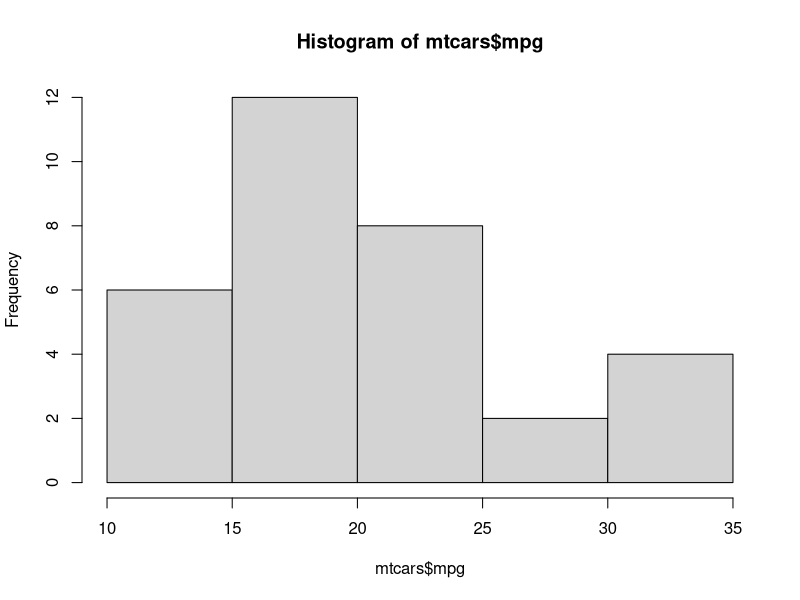
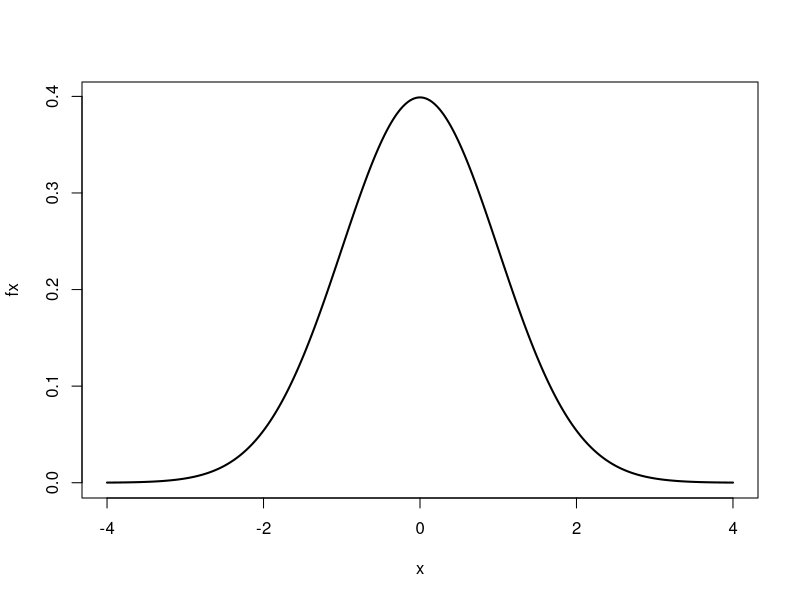
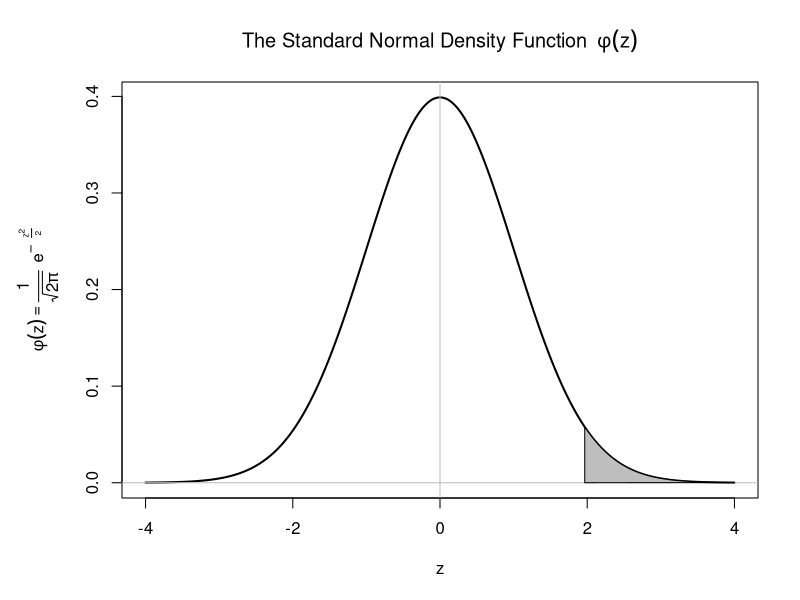

The R source for these figures, in order: (Note: this script raises an error after producing the figures.)
#1. Data types

a <- 42
b <- "universe"
c <- FALSE
d <- 1:10
mtcars[1:10,]

class(a)
class(c)

#2. Objects

B=matrix(c(-4,2,-10,-5,6,2,7,-1,-1), nrow = 3, ncol = 3, byrow = TRUE, dimnames = list(c("row1", "row2","row3"),
                               c("C.1", "C.2", "C.3")))
B

t(B)
solve(B)

#3. meningococcal disease
 
dpois(x = 6, lambda = 8) # 12% chance of 6 cases exactly
1 - ppois(q = 10, lambda = 8)  #about 18% chance of more than 10 cases, 1-Pr[X = 10]


#4. data frames
class(mtcars)
dim(mtcars)
head(mtcars)
str(mtcars)
subset(mtcars,mpg>22)

hist(mtcars$mpg)

#5. Comments
x <- 1:10
# Creates the following vector of integers: 1  2  3  4  5  6  7  8  9 10

names(x) <- letters[x]
# name the elements of x with the letters "a" "b" "c" "d" "e" "f" "g" "h" "i" "j"

x[1:3]
# selects the first three entries of x 

x[c(1,10)]
# selects entries at positions 1 and 10

x[c(-1,-2)]
# get rid of entries at positions 1 and 2


#6. Prob. sampling
rnorm(6) #  6 std nrml distribution values
rnorm(10, mean = 50, sd = 19) # set parameters
runif(n = 10, min = 0, max = 1) #uniform distribution
rpois(n = 10, lambda = 15) # Poisson distribution

# toss coin 8 times using binomial distribution 
rbinom(n = 8, size = 1, p = 0.5)
rbinom(8,1,.5) # args correct order

# 18 trials, sample size 10, prob success =.2 
rbinom(18, 10, 0.2)

#7. Normal curve 1
mu <- 0; sigma <- 1 
x <- seq(-4, 4, .01) 
fx <- (1/sqrt(2*pi*sigma^2))*exp(-(x-mu)^2/(2*sigma^2))
plot(x, fx, type = "l", lwd = 2)  
# options type="l"  produces line,  lwd=2 doubles line width


#Normal curve 2

oldpar <- par(mar = c(5, 6, 4, 2) + 0.1)  # room on left
z <- seq(-4, 4, length=1000) ; p <- dnorm(z)
plot(z, p, type="l", lwd=2, 
     main=expression("The Standard Normal Density Function"
    ~~ phi(z)), ylab=expression(phi(z) == frac(1, sqrt(2*pi)) *
     ~~ e^- ~~ frac(z^2, 2)))
abline(h=0, col="gray") ; abline(v=0, col="gray")
z0 <- z[z >= 1.96]    # define region to fill
z0 <- c(z0[1], z0) ;  p0 <- p[z >= 1.96]
p0 <- c(0, p0)
polygon(z0, p0, col="gray")
coords <- locator(2)    # locate head and tail of arrow using your mouse...
arrows(coords$x[1], coords$y[1], coords$x[2], coords$y[2], 
     code=1, length=0.125)
text(coords$x[2], coords$y[2], pos=3, # text above tail arrow
expression(integral(phi(z)*dz, 1.96, infinity) == .025))


# R functions
#write a customized function
pow <- function(x, y) {
# function to print x raised to the power y
result <- x^y
print(paste(x,"raised to the power", y, "is", result))
}

#check the function
pow(4,7.89)

